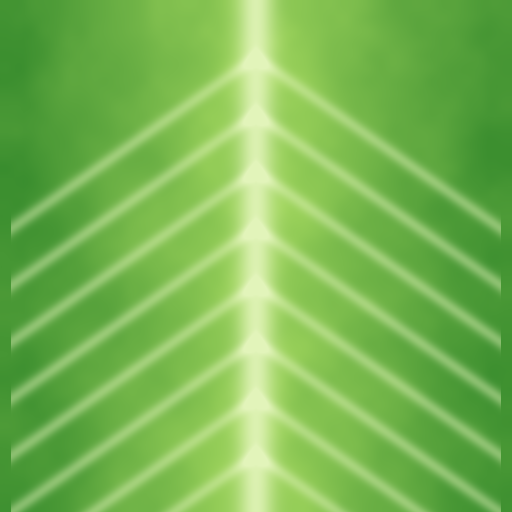
#> input picture art/food/tex/lettuce.png, 512 x 512 px; its folder holds 8 pictures in this run
$ python make_finished_textures.py
#> lines starting #> are read from the running program, lines starting #| are printed output that depends on the picture; pictures that were not available may be replaced by others from this repository, and a replacement may not be noted
"""Textures for the finished (closed) kebab models – issue #4. Run after make_textures.py:
    python3 make_textures.py && python3 make_finished_textures.py
Outputs in ./tex/:
  filling.png  atlas: u 0..0.5 v 0..0.5 mixed filling (meat, salad, sauce) | u 0.5..1 v 0..0.5 lettuce
               u 0..0.5 v 0.5..1 tomato | u 0.5..1 v 0.5..1 meat   (v measured from the bottom, Blender UVs)
  paper.png    kebab wrapping paper: cream paper with a red band and the shop name near the top edge (v 0.8..0.95)
  foil.png     crinkled aluminium foil
"""
import os
import numpy as np
from PIL import Image, ImageDraw, ImageFilter, ImageFont

HERE = os.path.dirname(os.path.abspath(__file__))
TEX = os.path.join(HERE, "tex")
N = 512
rng = np.random.default_rng(11)


def load(name, size):
    return Image.open(os.path.join(TEX, name)).convert("RGB").resize((size, size), Image.LANCZOS)


def noise(n, scale, octaves=4, seed=0):
    r = np.random.default_rng(seed)
    acc = np.zeros((n, n))
    amp = tot = 0.0
    amp = 1.0
    for o in range(octaves):
        s = max(2, int(scale * 2 ** o))
        g = r.random((s + 1, s + 1))
        acc += np.asarray(Image.fromarray((g * 255).astype(np.uint8)).resize((n, n), Image.BICUBIC), float) / 255 * amp
        tot += amp
        amp *= 0.5
    return acc / tot


# --------------------------------------------------------------------------- filling atlas
H = N // 2
atlas = Image.new("RGB", (N, N))
#> atlas: PIL image 512x512 RGB; every value is 0
lettuce, tomato, meat, onion, cabbage, sauce = (load(n, H) for n in ("lettuce.png", "tomato.png", "meat.png", "onion.png", "cabbage.png", "sauce.png"))
#> call 2 of load, with name = 'tomato.png', size = 256
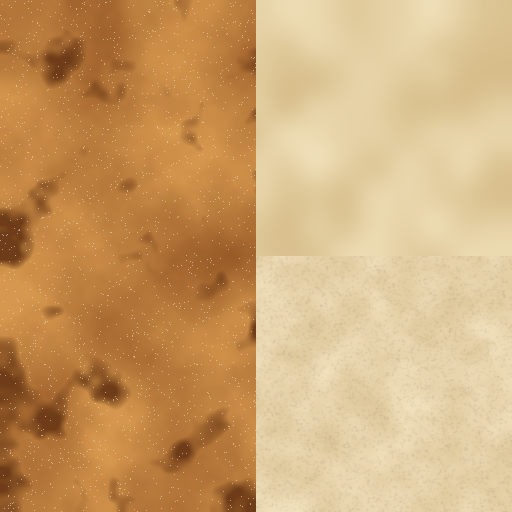
#> input picture art/food/tex/bread_atlas.png, 512 x 512 px, given in place of tomato.png, which was not available
#> call 3 of load, with name = 'meat.png', size = 256
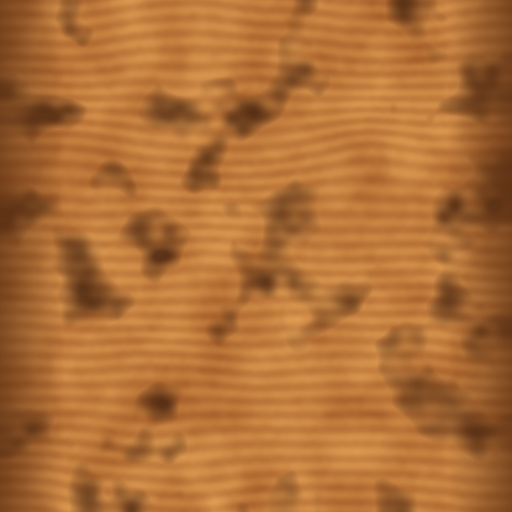
#> input picture art/food/tex/meat.png, 512 x 512 px
#> call 4 of load, with name = 'onion.png', size = 256
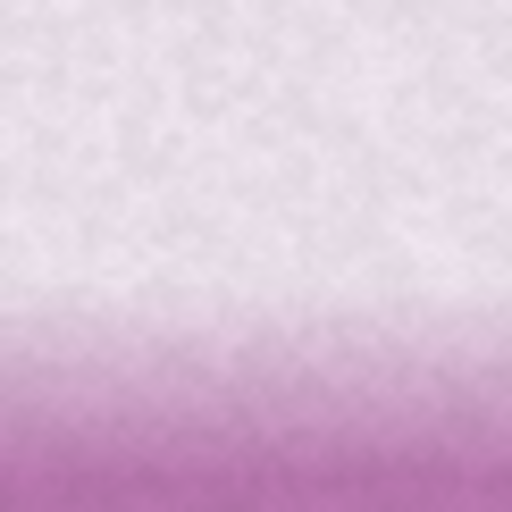
#> input picture art/food/tex/onion.png, 512 x 512 px
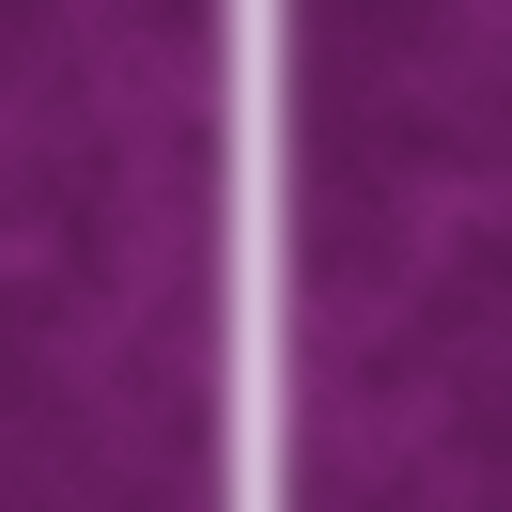
#> input picture art/food/tex/cabbage.png, 512 x 512 px
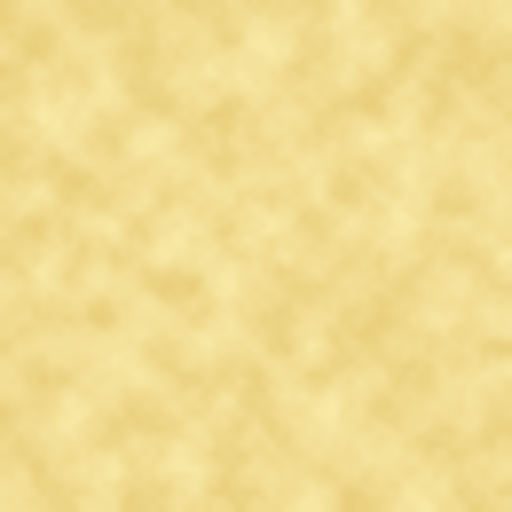
#> input picture art/food/tex/cheese.png, 512 x 512 px, given in place of sauce.png, which was not available
# image rows go top-down, Blender v goes bottom-up: v 0..0.5 = lower image half
atlas.paste(lettuce, (H, H))
atlas.paste(tomato, (0, 0))
atlas.paste(meat, (H, 0))

# mixed filling: meat base with salad / tomato / onion / red cabbage chips and a garlic sauce drizzle
mix = load("meat.png", H)
d = ImageDraw.Draw(mix)
src = {"lettuce": lettuce, "tomato": tomato, "onion": onion, "cabbage": cabbage}
for kind, count, size in (("lettuce", 26, (34, 60)), ("tomato", 14, (24, 40)), ("onion", 16, (14, 26)), ("cabbage", 18, (10, 22))):
    for _ in range(count):
        w = int(rng.integers(*size))
        h = int(w * rng.uniform(0.5, 0.9))
        x, y = int(rng.integers(0, H - w)), int(rng.integers(0, H - h))
        sx, sy = int(rng.integers(0, H - w)), int(rng.integers(0, H - h))
        chip = src[kind].crop((sx, sy, sx + w, sy + h))
        mask = Image.new("L", (w, h), 0)
        ImageDraw.Draw(mask).ellipse((0, 0, w - 1, h - 1), fill=255)
        mask = mask.rotate(float(rng.uniform(0, 180))).filter(ImageFilter.GaussianBlur(1.2))
        mix.paste(chip, (x, y), mask)
# sauce drizzle (white garlic sauce + a little red chili)
for col, n in (((246, 242, 228), 3), ((196, 48, 32), 1)):
    for _ in range(n):
        y0 = rng.uniform(30, H - 30)
        ph = rng.uniform(0, 6)
        pts = [(x, y0 + 16 * np.sin(x / 34 + ph)) for x in range(-10, H + 10, 3)]
        d.line(pts, fill=col, width=int(rng.integers(5, 9)), joint="curve")
mix = mix.filter(ImageFilter.SMOOTH)
atlas.paste(mix, (0, H))
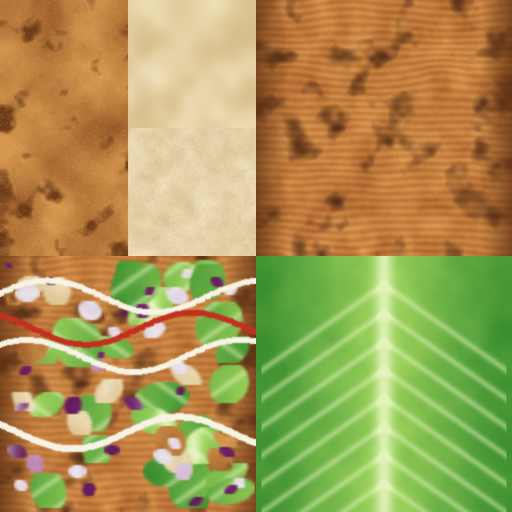
#> atlas: PIL image 512x512 RGB; mean R, G, B 167.7, 151.4, 84.6
atlas.save(os.path.join(TEX, "filling.png"))

# --------------------------------------------------------------------------- wrapping paper
fib = noise(N, 24, 4, 3)
paper = np.zeros((N, N, 3))
base = np.array([244, 238, 224], float)
paper[:] = base
paper *= (0.94 + 0.08 * fib)[..., None]
# soft crease lines
for _ in range(10):
    x = int(rng.integers(0, N))
    paper[:, max(0, x - 1):x + 2] *= 0.95
#> this loop made 10 passes
#> x on passes 1 to 10: 472, 381, 142, 482, 121, 420, 391, 469, 376, 65
img = Image.fromarray(np.clip(paper, 0, 255).astype(np.uint8))
d = ImageDraw.Draw(img)
# red band near the top edge (v 0.80..0.93 → image rows 0.07..0.20)
d.rectangle((0, int(N * 0.07), N, int(N * 0.20)), fill=(184, 44, 34))
d.rectangle((0, int(N * 0.215), N, int(N * 0.235)), fill=(184, 44, 34))
try:
    font = ImageFont.truetype("/usr/share/fonts/truetype/google-fonts/Poppins-Bold.ttf", 40)
except OSError:
    font = ImageFont.load_default()
for x0 in (0, N // 2):
    d.text((x0 + N // 4, int(N * 0.135)), "KEBAP USTA", fill=(250, 240, 220), font=font, anchor="mm")
# small repeating pattern on the lower part
for y in range(int(N * 0.32), N, 64):
    for x in range((y // 64 % 2) * 32, N, 64):
        d.ellipse((x + 26, y + 26, x + 34, y + 34), fill=(214, 120, 96))
img.save(os.path.join(TEX, "paper.png"))

# --------------------------------------------------------------------------- foil
f1 = noise(N, 10, 5, 7)
f2 = noise(N, 40, 3, 8)
v = 150 + 70 * f1 + 35 * (f2 - 0.5)
gx = np.abs(np.gradient(f1 * 40, axis=1)) + np.abs(np.gradient(f1 * 40, axis=0))
v += 40 * np.clip(gx, 0, 1.5)
foil = np.stack([v, v * 1.01, v * 1.04], -1)
Image.fromarray(np.clip(foil, 0, 255).astype(np.uint8)).save(os.path.join(TEX, "foil.png"))
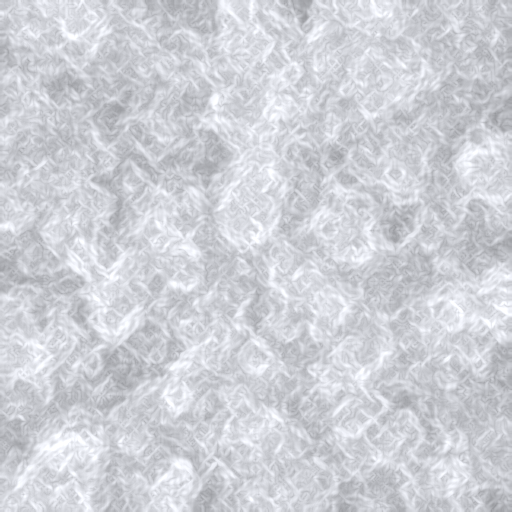
#> saved as foil.png: PIL image 512x512 RGB; mean R, G, B 207.2, 209.3, 215.4
print("textures ok")
